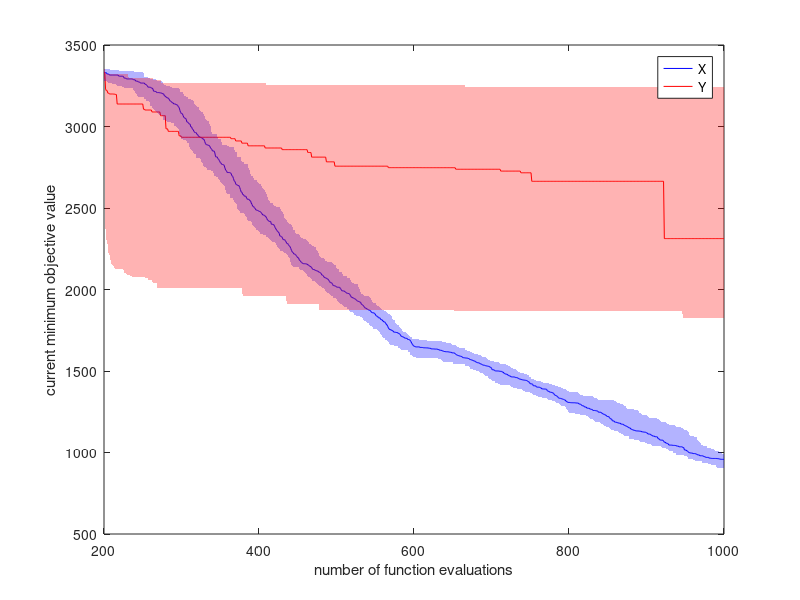

Here is the MATLAB script that generated this plot: (Note: this script raises an error after producing the figure.)
clearvars;clc;close all;
load('optimization_result_f1.mat');

median_0 = prctile(fmin0,50,2);
lower_0 = prctile(fmin0,25,2);
upper_0 = prctile(fmin0,75,2);

median_1 = prctile(fmin1,50,2);
lower_1 = prctile(fmin1,25,2);
upper_1 = prctile(fmin1,75,2);

figure;
plot(200:1000,median_0,'b'); hold on;
plot(200:1000,median_1,'r');
h = fill([(200:1000)';(1000:-1:200)'],[lower_0;upper_0(end:-1:1)],'b');
set(h,'edgealpha',0,'facealpha',0.3);
h = fill([(200:1000)';(1000:-1:200)'],[lower_1;upper_1(end:-1:1)],'r');
set(h,'edgealpha',0,'facealpha',0.3);
xlabel('number of function evaluations');
ylabel('current minimum objective value');
legend('X', 'Y');

writematrix([(200:1000)',median_0,median_1],strcat('result_f1.dat'),'delimiter','\t');
writematrix([[(200:1000)';(1000:-1:200)'],[lower_0;upper_0(end:-1:1)],[lower_1;upper_1(end:-1:1)]],strcat('result_f1_fill.dat'),'delimiter','\t');